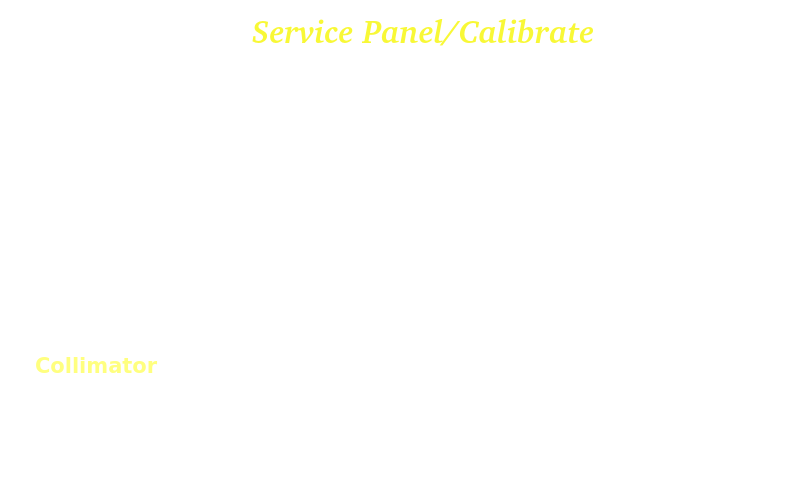
<?xml version="1.0" encoding="UTF-8"?>
<ui version="4.0">
 <class>CalibMenuObject</class>
 <widget class="QWidget" name="CalibMenuObject">
  <property name="geometry">
   <rect>
    <x>0</x>
    <y>0</y>
    <width>800</width>
    <height>480</height>
   </rect>
  </property>
  <property name="windowTitle">
   <string notr="true">Form</string>
  </property>
  <property name="toolTip">
   <string notr="true"/>
  </property>
  <property name="statusTip">
   <string notr="true"/>
  </property>
  <property name="whatsThis">
   <string notr="true"/>
  </property>
  <property name="accessibleName">
   <string notr="true"/>
  </property>
  <property name="accessibleDescription">
   <string notr="true"/>
  </property>
  <property name="styleSheet">
   <string notr="true">background-color:rgb(0,0,0,0);
background-image:url(://Service_Calib/Service_Calib/calib_menu.png);
border: 0px;</string>
  </property>
  <property name="windowFilePath">
   <string notr="true"/>
  </property>
  <widget class="QFrame" name="frame">
   <property name="geometry">
    <rect>
     <x>0</x>
     <y>0</y>
     <width>800</width>
     <height>480</height>
    </rect>
   </property>
   <property name="frameShape">
    <enum>QFrame::StyledPanel</enum>
   </property>
   <property name="frameShadow">
    <enum>QFrame::Raised</enum>
   </property>
   <widget class="QFrame" name="frame_2">
    <property name="geometry">
     <rect>
      <x>710</x>
      <y>5</y>
      <width>81</width>
      <height>76</height>
     </rect>
    </property>
    <property name="styleSheet">
     <string notr="true">background-color:rgb(0,0,0,0);
background-image:url(://transparent.png);

border-image:url(://Service_Calib/Service_Calib/calib_icon.png);
border: 0px;</string>
    </property>
    <property name="frameShape">
     <enum>QFrame::StyledPanel</enum>
    </property>
    <property name="frameShadow">
     <enum>QFrame::Raised</enum>
    </property>
   </widget>
   <widget class="QPushButton" name="exitButton">
    <property name="geometry">
     <rect>
      <x>0</x>
      <y>0</y>
      <width>111</width>
      <height>111</height>
     </rect>
    </property>
    <property name="text">
     <string notr="true"/>
    </property>
   </widget>
   <widget class="QPushButton" name="HVCalibButton">
    <property name="geometry">
     <rect>
      <x>190</x>
      <y>260</y>
      <width>120</width>
      <height>120</height>
     </rect>
    </property>
    <property name="styleSheet">
     <string notr="true">background-image:url(://Service_Calib/Service_Calib/HV_calib_icon.png);
</string>
    </property>
    <property name="text">
     <string notr="true"/>
    </property>
   </widget>
   <widget class="QPushButton" name="PositionCalibButton">
    <property name="geometry">
     <rect>
      <x>40</x>
      <y>110</y>
      <width>120</width>
      <height>120</height>
     </rect>
    </property>
    <property name="styleSheet">
     <string notr="true">background-image:url(://Service_Calib/Service_Calib/position_calib_icon.png);
</string>
    </property>
    <property name="text">
     <string notr="true"/>
    </property>
   </widget>
   <widget class="QPushButton" name="CompressionCalibButton">
    <property name="geometry">
     <rect>
      <x>240</x>
      <y>110</y>
      <width>120</width>
      <height>120</height>
     </rect>
    </property>
    <property name="styleSheet">
     <string notr="true">background-image:url(://Service_Calib/Service_Calib/force_calib_icon.png);
</string>
    </property>
    <property name="text">
     <string notr="true"/>
    </property>
   </widget>
   <widget class="QPushButton" name="FilterCalibButton">
    <property name="geometry">
     <rect>
      <x>440</x>
      <y>110</y>
      <width>120</width>
      <height>120</height>
     </rect>
    </property>
    <property name="styleSheet">
     <string notr="true">background-image:url(://Service_Calib/Service_Calib/filter_calib_icon.png);
</string>
    </property>
    <property name="text">
     <string notr="true"/>
    </property>
   </widget>
   <widget class="QPushButton" name="StarterCalibButton">
    <property name="geometry">
     <rect>
      <x>350</x>
      <y>260</y>
      <width>120</width>
      <height>120</height>
     </rect>
    </property>
    <property name="styleSheet">
     <string notr="true">background-image:url(://Service_Calib/Service_Calib/starter_calib_icon.png);
</string>
    </property>
    <property name="text">
     <string notr="true"/>
    </property>
   </widget>
   <widget class="QPushButton" name="TiltCalibButton">
    <property name="geometry">
     <rect>
      <x>640</x>
      <y>110</y>
      <width>120</width>
      <height>120</height>
     </rect>
    </property>
    <property name="styleSheet">
     <string notr="true">
background-image:url(://Service_Calib/Service_Calib/zerosetting_menu.png);
</string>
    </property>
    <property name="text">
     <string notr="true"/>
    </property>
   </widget>
   <widget class="QLabel" name="serviceSetupDiagnosticLabel">
    <property name="geometry">
     <rect>
      <x>115</x>
      <y>10</y>
      <width>616</width>
      <height>41</height>
     </rect>
    </property>
    <property name="font">
     <font>
      <family>Bitstream Charter</family>
      <pointsize>24</pointsize>
      <weight>75</weight>
      <italic>true</italic>
      <bold>true</bold>
     </font>
    </property>
    <property name="styleSheet">
     <string notr="true">background-image:url(/transparent.png);
color: rgb(248, 248, 54);</string>
    </property>
    <property name="text">
     <string notr="true">Service Panel/Calibrate</string>
    </property>
    <property name="alignment">
     <set>Qt::AlignCenter</set>
    </property>
   </widget>
   <widget class="QPushButton" name="lenzePotCalibButton">
    <property name="geometry">
     <rect>
      <x>525</x>
      <y>265</y>
      <width>111</width>
      <height>111</height>
     </rect>
    </property>
    <property name="styleSheet">
     <string notr="true">border-image:url(://Service_Calib/Service_Calib/lenze_pot.png);
background-image:url(//transparent.png);</string>
    </property>
    <property name="text">
     <string notr="true"/>
    </property>
   </widget>
   <widget class="QPushButton" name="parkingCalibButton">
    <property name="geometry">
     <rect>
      <x>675</x>
      <y>265</y>
      <width>111</width>
      <height>111</height>
     </rect>
    </property>
    <property name="styleSheet">
     <string notr="true">border-image:url(://Service_Calib/Service_Calib/parking.png);
background-image:url(//transparent.png);</string>
    </property>
    <property name="text">
     <string notr="true"/>
    </property>
   </widget>
  </widget>
  <widget class="QLabel" name="label">
   <property name="geometry">
    <rect>
     <x>35</x>
     <y>350</y>
     <width>126</width>
     <height>31</height>
    </rect>
   </property>
   <property name="font">
    <font>
     <family>DejaVu Sans</family>
     <pointsize>16</pointsize>
     <weight>75</weight>
     <italic>false</italic>
     <bold>true</bold>
    </font>
   </property>
   <property name="styleSheet">
    <string notr="true">background-image: url(:/transparent.png);
color: rgb(255, 255, 127);</string>
   </property>
   <property name="text">
    <string>Collimator</string>
   </property>
  </widget>
  <widget class="QPushButton" name="colliCalibButton">
   <property name="geometry">
    <rect>
     <x>40</x>
     <y>270</y>
     <width>106</width>
     <height>76</height>
    </rect>
   </property>
   <property name="styleSheet">
    <string notr="true">border-image: url(:/paginaOpenStudy/paginaOpenStudy/ManualColliSym.png);

background-image: url(:/transparent.png);</string>
   </property>
   <property name="text">
    <string notr="true"/>
   </property>
  </widget>
 </widget>
 <resources/>
 <connections/>
</ui>
